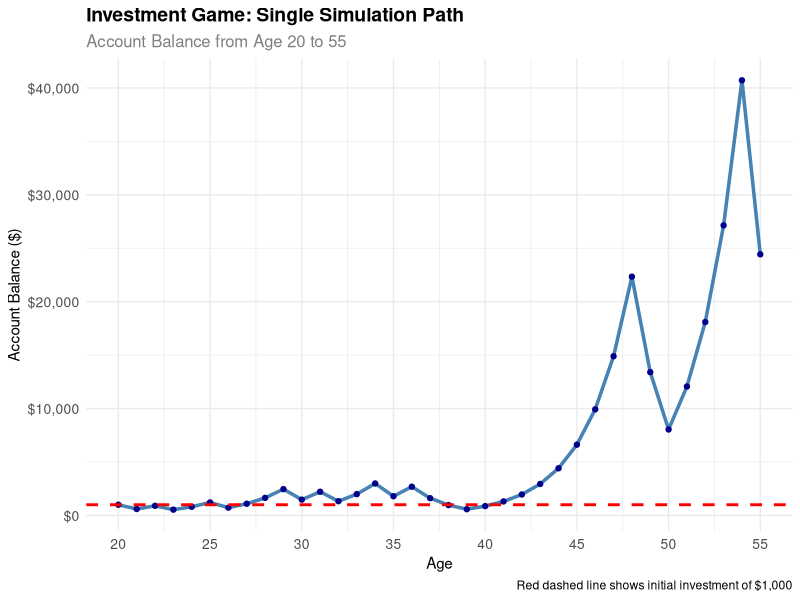
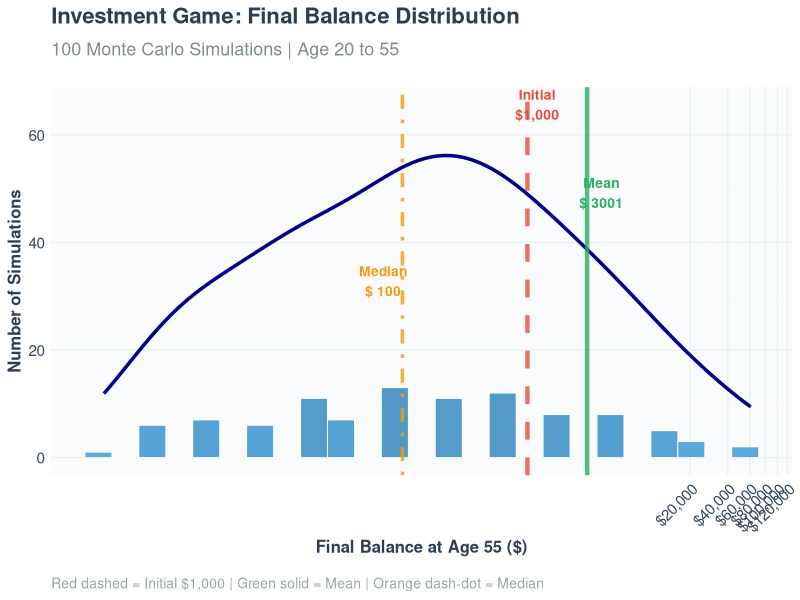
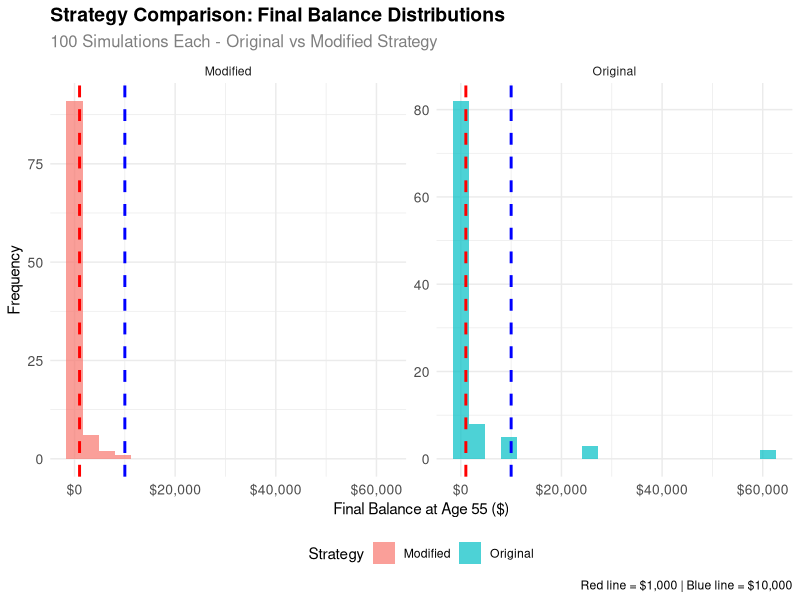

Write the R code that produced these figures, in order.
## ---- chunk 1
#| label: expected-value
#| echo: false

# Parameters for the original game
initial_balance <- 1000
heads_multiplier <- 1.5  # +50% gain
tails_multiplier <- 0.6  # -40% loss
probability_heads <- 0.5

# Calculate possible outcomes after 1 coin flip
heads_outcome <- initial_balance * heads_multiplier
tails_outcome <- initial_balance * tails_multiplier

# Calculate expected value
expected_value <- probability_heads * heads_outcome + (1 - probability_heads) * tails_outcome

# Display results
cat("Expected Value Analysis (1 coin flip):\n")
cat("=====================================\n")
cat("Initial balance: $", initial_balance, "\n", sep = "")
cat("Heads outcome (50% gain): $", heads_outcome, "\n", sep = "")
cat("Tails outcome (40% loss): $", tails_outcome, "\n", sep = "")
cat("Probability of heads: ", probability_heads, "\n", sep = "")
cat("Probability of tails: ", 1 - probability_heads, "\n", sep = "")
cat("\nExpected Value = P(Heads) × Heads_Outcome + P(Tails) × Tails_Outcome\n")
cat("Expected Value = ", probability_heads, " × $", heads_outcome, " + ", 1 - probability_heads, " × $", tails_outcome, "\n", sep = "")
cat("Expected Value = $", expected_value, "\n", sep = "")
cat("\nAnswer: The expected value after 1 coin flip is $", expected_value, "\n", sep = "")
## ---- chunk 2
#| label: expectation-reality
#| echo: false

# Use the same parameters from Question 1
initial_balance <- 1000
expected_value <- 1050  # From previous calculation

# Calculate the difference from initial balance
expected_difference <- expected_value - initial_balance
expected_return_percent <- (expected_difference / initial_balance) * 100

# Analysis
cat("Expectation vs. Reality Analysis:\n")
cat("===============================\n")
cat("Initial balance: $", initial_balance, "\n", sep = "")
cat("Expected value after 1 flip: $", expected_value, "\n", sep = "")
cat("Expected difference: $", expected_difference, "\n", sep = "")
cat("Expected return: ", expected_return_percent, "%\n", sep = "")
cat("\n")

# Determine if positive or negative
if (expected_difference > 0) {
  cat("✓ The expected value is POSITIVE\n")
  cat("✓ You expect your account to be worth MORE than $1,000\n")
  cat("✓ Expected gain: $", expected_difference, " (", expected_return_percent, "%)\n", sep = "")
} else if (expected_difference < 0) {
  cat("✗ The expected value is NEGATIVE\n")
  cat("✗ You expect your account to be worth LESS than $1,000\n")
  cat("✗ Expected loss: $", abs(expected_difference), " (", abs(expected_return_percent), "%)\n", sep = "")
} else {
  cat("= The expected value is ZERO\n")
  cat("= You expect your account to be worth the SAME as $1,000\n")
}

cat("\nKey Insight:\n")
cat("The positive expected value suggests this game is theoretically favorable.\n")
cat("However, this is just the average outcome - your actual result could be very different!\n")
## ---- chunk 3
#| label: single-simulation
#| echo: false

# Set seed for reproducibility
set.seed(123)

# Parameters
initial_balance <- 1000
heads_multiplier <- 1.5  # +50% gain
tails_multiplier <- 0.6  # -40% loss
n_years <- 35  # Assuming you start at age 20, play until 55

# Function to simulate one complete game
simulate_investment_game <- function(initial, years, heads_mult, tails_mult) {
  balance <- initial
  balance_history <- numeric(years + 1)
  balance_history[1] <- initial
  
  for (year in 1:years) {
    # Flip coin (1 = heads, 0 = tails)
    coin_flip <- rbinom(1, 1, 0.5)
    
    if (coin_flip == 1) {
      # Heads: gain 50%
      balance <- balance * heads_mult
    } else {
      # Tails: lose 40%
      balance <- balance * tails_mult
    }
    
    balance_history[year + 1] <- balance
  }
  
  return(balance_history)
}

# Run single simulation
simulation_result <- simulate_investment_game(initial_balance, n_years, heads_multiplier, tails_multiplier)

# Create data frame for plotting
simulation_data <- data.frame(
  year = 0:n_years,
  age = 20:(20 + n_years),
  balance = simulation_result
)

# Display key results
cat("Single Simulation Results:\n")
cat("========================\n")
cat("Initial balance (age 20): $", initial_balance, "\n", sep = "")
cat("Final balance (age 55): $", round(simulation_result[length(simulation_result)], 2), "\n", sep = "")
cat("Total return: $", round(simulation_result[length(simulation_result)] - initial_balance, 2), "\n", sep = "")
cat("Total return %: ", round(((simulation_result[length(simulation_result)] / initial_balance) - 1) * 100, 2), "%\n", sep = "")
cat("Maximum balance reached: $", round(max(simulation_result), 2), "\n", sep = "")
cat("Minimum balance reached: $", round(min(simulation_result), 2), "\n", sep = "")

# Create the plot
library(ggplot2)

ggplot(simulation_data, aes(x = age, y = balance)) +
  geom_line(color = "steelblue", linewidth = 1.2) +
  geom_point(color = "darkblue", size = 1.5) +
  geom_hline(yintercept = initial_balance, color = "red", linetype = "dashed", linewidth = 1) +
  labs(
    title = "Investment Game: Single Simulation Path",
    subtitle = "Account Balance from Age 20 to 55",
    x = "Age",
    y = "Account Balance ($)",
    caption = "Red dashed line shows initial investment of $1,000"
  ) +
  scale_y_continuous(labels = scales::dollar_format()) +
  theme_minimal() +
  theme(
    plot.title = element_text(size = 14, face = "bold"),
    plot.subtitle = element_text(size = 12, color = "gray50"),
    axis.text = element_text(size = 10),
    axis.title = element_text(size = 11)
  ) +
  scale_x_continuous(breaks = seq(20, 55, 5))

# Show first few and last few years
cat("\nFirst 10 years:\n")
print(simulation_data[1:11, c("age", "balance")])

cat("\nLast 10 years:\n")
print(simulation_data[(nrow(simulation_data)-9):nrow(simulation_data), c("age", "balance")])
## ---- chunk 4
#| label: multiple-simulations
#| echo: false

# Set seed for reproducibility
set.seed(123)

# Parameters
initial_balance <- 1000
heads_multiplier <- 1.5  # +50% gain
tails_multiplier <- 0.6  # -40% loss
n_years <- 35  # Age 20 to 55
n_simulations <- 100

# Function to simulate one complete game (same as Question 3)
simulate_investment_game <- function(initial, years, heads_mult, tails_mult) {
  balance <- initial
  for (year in 1:years) {
    coin_flip <- rbinom(1, 1, 0.5)
    if (coin_flip == 1) {
      balance <- balance * heads_mult
    } else {
      balance <- balance * tails_mult
    }
  }
  return(balance)
}

# Run 100 simulations
cat("Running 100 simulations...\n")
final_balances <- replicate(n_simulations, 
  simulate_investment_game(initial_balance, n_years, heads_multiplier, tails_multiplier))

# Create data frame for analysis
simulation_results <- data.frame(
  simulation = 1:n_simulations,
  final_balance = final_balances
)

# Calculate summary statistics
mean_balance <- mean(final_balances)
median_balance <- median(final_balances)
sd_balance <- sd(final_balances)
min_balance <- min(final_balances)
max_balance <- max(final_balances)
prob_above_initial <- mean(final_balances > initial_balance)
prob_above_10000 <- mean(final_balances > 10000)

# Display summary statistics
cat("\n100 Simulations Summary:\n")
cat("========================\n")
cat("Mean final balance: $", round(mean_balance, 2), "\n", sep = "")
cat("Median final balance: $", round(median_balance, 2), "\n", sep = "")
cat("Standard deviation: $", round(sd_balance, 2), "\n", sep = "")
cat("Minimum balance: $", round(min_balance, 2), "\n", sep = "")
cat("Maximum balance: $", round(max_balance, 2), "\n", sep = "")
cat("Probability above $1,000: ", round(prob_above_initial * 100, 1), "%\n", sep = "")
cat("Probability above $10,000: ", round(prob_above_10000 * 100, 1), "%\n", sep = "")

# Create visually appealing probability distribution plot
library(ggplot2)
library(scales)

# Create the plot with enhanced styling
p <- ggplot(simulation_results, aes(x = final_balance)) +
  # Main histogram with gradient fill
  geom_histogram(aes(fill = after_stat(count)), bins = 25, alpha = 0.8, color = "white", linewidth = 0.3) +
  # Add density curve overlay
  geom_density(aes(y = after_stat(count) * 2), color = "darkblue", linewidth = 1.2, alpha = 0.7) +
  # Reference lines with enhanced styling
  geom_vline(xintercept = initial_balance, color = "#e74c3c", linetype = "dashed", linewidth = 1.5, alpha = 0.8) +
  geom_vline(xintercept = mean_balance, color = "#27ae60", linetype = "solid", linewidth = 1.5, alpha = 0.8) +
  geom_vline(xintercept = median_balance, color = "#f39c12", linetype = "dotdash", linewidth = 1.2, alpha = 0.8) +
  # Enhanced labels and styling
  labs(
    title = "Investment Game: Final Balance Distribution",
    subtitle = "100 Monte Carlo Simulations | Age 20 to 55",
    x = "Final Balance at Age 55 ($)",
    y = "Number of Simulations",
    caption = "Red dashed = Initial $1,000 | Green solid = Mean | Orange dash-dot = Median",
    fill = "Count"
  ) +
  # Enhanced scales and formatting
  scale_x_continuous(
    labels = dollar_format(scale = 1, prefix = "$", suffix = ""),
    breaks = pretty_breaks(n = 8),
    trans = "log10"
  ) +
  scale_fill_gradient(low = "#3498db", high = "#2980b9", guide = "none") +
  # Professional theme
  theme_minimal() +
  theme(
    plot.title = element_text(size = 16, face = "bold", color = "#2c3e50", margin = margin(b = 10)),
    plot.subtitle = element_text(size = 13, color = "#7f8c8d", margin = margin(b = 20)),
    plot.caption = element_text(size = 10, color = "#95a5a6", hjust = 0, margin = margin(t = 15)),
    axis.title = element_text(size = 12, face = "bold", color = "#2c3e50"),
    axis.text = element_text(size = 11, color = "#34495e"),
    axis.text.x = element_text(angle = 45, hjust = 1),
    panel.grid.major = element_line(color = "#ecf0f1", linewidth = 0.5),
    panel.grid.minor = element_line(color = "#f8f9fa", linewidth = 0.3),
    panel.background = element_rect(fill = "#fafbfc", color = NA),
    plot.background = element_rect(fill = "white", color = NA),
    legend.position = "none"
  ) +
  # Add annotations for key statistics
  annotate("text", x = initial_balance * 1.2, y = max(table(cut(simulation_results$final_balance, 25))) * 0.8, 
           label = paste("Initial\n$1,000"), color = "#e74c3c", fontface = "bold", size = 3.5) +
  annotate("text", x = mean_balance * 1.3, y = max(table(cut(simulation_results$final_balance, 25))) * 0.6, 
           label = paste("Mean\n$", round(mean_balance, 0)), color = "#27ae60", fontface = "bold", size = 3.5) +
  annotate("text", x = median_balance * 0.7, y = max(table(cut(simulation_results$final_balance, 25))) * 0.4, 
           label = paste("Median\n$", round(median_balance, 0)), color = "#f39c12", fontface = "bold", size = 3.5)

# Display the plot
print(p)

# Note: Plot will be automatically saved by Quarto

# Show distribution of results
cat("\nDistribution of Final Balances:\n")
cat("==============================\n")
cat("$0 - $100: ", sum(final_balances < 100), " simulations\n", sep = "")
cat("$100 - $1,000: ", sum(final_balances >= 100 & final_balances < 1000), " simulations\n", sep = "")
cat("$1,000 - $10,000: ", sum(final_balances >= 1000 & final_balances < 10000), " simulations\n", sep = "")
cat("$10,000 - $100,000: ", sum(final_balances >= 10000 & final_balances < 100000), " simulations\n", sep = "")
cat("$100,000+: ", sum(final_balances >= 100000), " simulations\n", sep = "")
## ---- chunk 5
#| label: probability-analysis
#| echo: false

# Use the same simulation results from Question 4
# (This assumes the 100 simulations were already run)
set.seed(123)

# Parameters
initial_balance <- 1000
heads_multiplier <- 1.5
tails_multiplier <- 0.6
n_years <- 35
n_simulations <- 100

# Function to simulate one complete game
simulate_investment_game <- function(initial, years, heads_mult, tails_mult) {
  balance <- initial
  for (year in 1:years) {
    coin_flip <- rbinom(1, 1, 0.5)
    if (coin_flip == 1) {
      balance <- balance * heads_mult
    } else {
      balance <- balance * tails_mult
    }
  }
  return(balance)
}

# Run 100 simulations (same as Question 4)
final_balances <- replicate(n_simulations, 
  simulate_investment_game(initial_balance, n_years, heads_multiplier, tails_multiplier))

# Calculate probability that balance > $1,000
prob_above_1000 <- mean(final_balances > 1000)
prob_below_1000 <- mean(final_balances <= 1000)

# Calculate additional probability thresholds
prob_above_10000 <- mean(final_balances > 10000)
prob_above_100000 <- mean(final_balances > 100000)

# Calculate confidence interval for the probability
n_sims <- length(final_balances)
se <- sqrt(prob_above_1000 * (1 - prob_above_1000) / n_sims)
ci_lower <- prob_above_1000 - 1.96 * se
ci_upper <- prob_above_1000 + 1.96 * se

# Display results
cat("Probability Analysis Results:\n")
cat("============================\n")
cat("Based on 100 simulations:\n\n")

cat("Probability that balance > $1,000 at age 55:\n")
cat("  Point estimate: ", round(prob_above_1000 * 100, 1), "%\n", sep = "")
cat("  95% Confidence Interval: [", round(ci_lower * 100, 1), "%, ", round(ci_upper * 100, 1), "%]\n", sep = "")
cat("  Number of simulations above $1,000: ", sum(final_balances > 1000), " out of ", n_sims, "\n", sep = "")

cat("\nAdditional Probability Thresholds:\n")
cat("  Probability > $10,000: ", round(prob_above_10000 * 100, 1), "%\n", sep = "")
cat("  Probability > $100,000: ", round(prob_above_100000 * 100, 1), "%\n", sep = "")

cat("\nInterpretation:\n")
if (prob_above_1000 > 0.5) {
  cat("  ✓ More likely than not to end up above $1,000\n")
} else {
  cat("  ✗ More likely to end up at or below $1,000\n")
}

cat("\nRisk Assessment:\n")
cat("  Probability of losing money: ", round(prob_below_1000 * 100, 1), "%\n", sep = "")
cat("  Expected final balance: $", round(mean(final_balances), 2), "\n", sep = "")
cat("  Median final balance: $", round(median(final_balances), 2), "\n", sep = "")

# Show distribution summary
cat("\nDistribution Summary:\n")
cat("  Minimum: $", round(min(final_balances), 2), "\n", sep = "")
cat("  Maximum: $", round(max(final_balances), 2), "\n", sep = "")
cat("  Standard deviation: $", round(sd(final_balances), 2), "\n", sep = "")
## ---- chunk 6
#| label: strategy-comparison
#| #| echo: false
# Question 6: Strategy Comparison
# Set seed for reproducibility
set.seed(123)

# Parameters for both strategies
initial_balance <- 1000
n_years <- 35  # Age 20 to 55
n_simulations <- 100

# Original strategy parameters
orig_heads_multiplier <- 1.5  # +50% gain
orig_tails_multiplier <- 0.6  # -40% loss

# Modified strategy parameters (bet exactly 50% of current balance)
mod_heads_multiplier <- 1.5  # +50% gain on the 50% bet
mod_tails_multiplier <- 0.5  # -50% loss on the 50% bet

# Function to simulate original strategy
simulate_original_strategy <- function(initial, years, heads_mult, tails_mult) {
  balance <- initial
  for (year in 1:years) {
    coin_flip <- rbinom(1, 1, 0.5)
    if (coin_flip == 1) {
      balance <- balance * heads_mult
    } else {
      balance <- balance * tails_mult
    }
  }
  return(balance)
}

# Function to simulate modified strategy (bet 50% of current balance)
simulate_modified_strategy <- function(initial, years) {
  balance <- initial
  for (year in 1:years) {
    coin_flip <- rbinom(1, 1, 0.5)
    bet_amount <- balance * 0.5  # Bet exactly 50% of current balance
    
    if (coin_flip == 1) {
      # Heads: gain 50% on the bet
      balance <- balance - bet_amount + (bet_amount * 1.5)
    } else {
      # Tails: lose 50% on the bet
      balance <- balance - bet_amount + (bet_amount * 0.5)
    }
  }
  return(balance)
}

# Run 100 simulations for original strategy
cat("Running 100 simulations for Original Strategy...\n")
orig_final_balances <- replicate(n_simulations, 
  simulate_original_strategy(initial_balance, n_years, orig_heads_multiplier, orig_tails_multiplier))

# Run 100 simulations for modified strategy
cat("Running 100 simulations for Modified Strategy...\n")
mod_final_balances <- replicate(n_simulations, 
  simulate_modified_strategy(initial_balance, n_years))

# Calculate probabilities for both strategies
orig_prob_above_1000 <- mean(orig_final_balances > 1000)
orig_prob_above_10000 <- mean(orig_final_balances > 10000)
mod_prob_above_1000 <- mean(mod_final_balances > 1000)
mod_prob_above_10000 <- mean(mod_final_balances > 10000)

# Calculate summary statistics
orig_mean <- mean(orig_final_balances)
orig_median <- median(orig_final_balances)
orig_sd <- sd(orig_final_balances)
mod_mean <- mean(mod_final_balances)
mod_median <- median(mod_final_balances)
mod_sd <- sd(mod_final_balances)

# Display comparison results
cat("\nStrategy Comparison Results:\n")
cat("============================\n\n")

cat("ORIGINAL STRATEGY (100% of balance at risk):\n")
cat("  Mean final balance: $", round(orig_mean, 2), "\n", sep = "")
cat("  Median final balance: $", round(orig_median, 2), "\n", sep = "")
cat("  Standard deviation: $", round(orig_sd, 2), "\n", sep = "")
cat("  Probability > $1,000: ", round(orig_prob_above_1000 * 100, 1), "%\n", sep = "")
cat("  Probability > $10,000: ", round(orig_prob_above_10000 * 100, 1), "%\n", sep = "")
cat("  Min balance: $", round(min(orig_final_balances), 2), "\n", sep = "")
cat("  Max balance: $", round(max(orig_final_balances), 2), "\n", sep = "")

cat("\nMODIFIED STRATEGY (50% of balance at risk):\n")
cat("  Mean final balance: $", round(mod_mean, 2), "\n", sep = "")
cat("  Median final balance: $", round(mod_median, 2), "\n", sep = "")
cat("  Standard deviation: $", round(mod_sd, 2), "\n", sep = "")
cat("  Probability > $1,000: ", round(mod_prob_above_1000 * 100, 1), "%\n", sep = "")
cat("  Probability > $10,000: ", round(mod_prob_above_10000 * 100, 1), "%\n", sep = "")
cat("  Min balance: $", round(min(mod_final_balances), 2), "\n", sep = "")
cat("  Max balance: $", round(max(mod_final_balances), 2), "\n", sep = "")

# Create comparison data frame
comparison_data <- data.frame(
  Strategy = rep(c("Original", "Modified"), each = n_simulations),
  Final_Balance = c(orig_final_balances, mod_final_balances)
)

# Create comparison plot
library(ggplot2)

p_comparison <- ggplot(comparison_data, aes(x = Final_Balance, fill = Strategy)) +
  geom_histogram(alpha = 0.7, bins = 20, position = "identity") +
  geom_vline(xintercept = 1000, color = "red", linetype = "dashed", linewidth = 1) +
  geom_vline(xintercept = 10000, color = "blue", linetype = "dashed", linewidth = 1) +
  facet_wrap(~ Strategy, scales = "free_y") +
  labs(
    title = "Strategy Comparison: Final Balance Distributions",
    subtitle = "100 Simulations Each - Original vs Modified Strategy",
    x = "Final Balance at Age 55 ($)",
    y = "Frequency",
    caption = "Red line = $1,000 | Blue line = $10,000"
  ) +
  scale_x_continuous(labels = scales::dollar_format()) +
  theme_minimal() +
  theme(
    plot.title = element_text(size = 14, face = "bold"),
    plot.subtitle = element_text(size = 12, color = "gray50"),
    axis.text = element_text(size = 10),
    axis.title = element_text(size = 11),
    legend.position = "bottom"
  )

print(p_comparison)

# Statistical comparison
cat("\nSTATISTICAL COMPARISON:\n")
cat("======================\n")
cat("Difference in mean final balance: $", round(mod_mean - orig_mean, 2), "\n", sep = "")
cat("Difference in probability > $1,000: ", round((mod_prob_above_1000 - orig_prob_above_1000) * 100, 1), " percentage points\n", sep = "")
cat("Difference in probability > $10,000: ", round((mod_prob_above_10000 - orig_prob_above_10000) * 100, 1), " percentage points\n", sep = "")

# Risk assessment
cat("\nRISK ASSESSMENT:\n")
cat("================\n")
cat("Original strategy volatility (CV): ", round(orig_sd / orig_mean, 3), "\n", sep = "")
cat("Modified strategy volatility (CV): ", round(mod_sd / mod_mean, 3), "\n", sep = "")

if (mod_sd / mod_mean < orig_sd / orig_mean) {
  cat("✓ Modified strategy has LOWER relative volatility\n")
} else {
  cat("✗ Modified strategy has HIGHER relative volatility\n")
}

cat("\nCONCLUSION:\n")
cat("===========\n")
if (mod_prob_above_10000 > orig_prob_above_10000) {
  cat("✓ Modified strategy has HIGHER probability of reaching $10,000+\n")
} else {
  cat("✗ Modified strategy has LOWER probability of reaching $10,000+\n")
}

if (mod_prob_above_1000 > orig_prob_above_1000) {
  cat("✓ Modified strategy has HIGHER probability of staying above $1,000\n")
} else {
  cat("✗ Modified strategy has LOWER probability of staying above $1,000\n")
}
